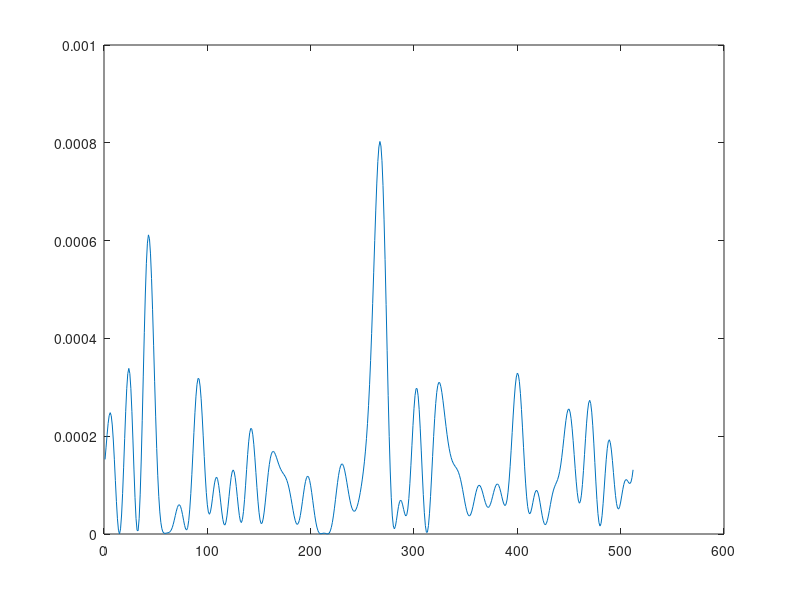

Write the MATLAB code that produced this figure. (Note: this script raises an error after producing the figure.)
clear,clc, close all
N = 36;
IFFT_N=512;

real_value = randi([0,1], [1, N])*2 - 1;
imag_value = randi([0,1], [1, N])*2 - 1;
input_value = (real_value + imag_value*j)/sqrt(2);
time_samples = ifft(input_value,IFFT_N);
inst_power = abs(time_samples).^2;
peak_power = max(inst_power);
avg_power = mean(inst_power);
papr = peak_power/avg_power;
papr_dB = 10*log10(papr);

plot([1:IFFT_N],abs(inst_power))
avg_line=refline([0 avg_power]);
avg_line.Color='r';
peak_line=refline([0 peak_power]);
peak_line.Color='k';
axis([0 IFFT_N 0 (peak_power*1.1)])
ylabel('Instantaneous power(W)'),xlabel('Time(t)')
legend('inst power','avg power','peak power')